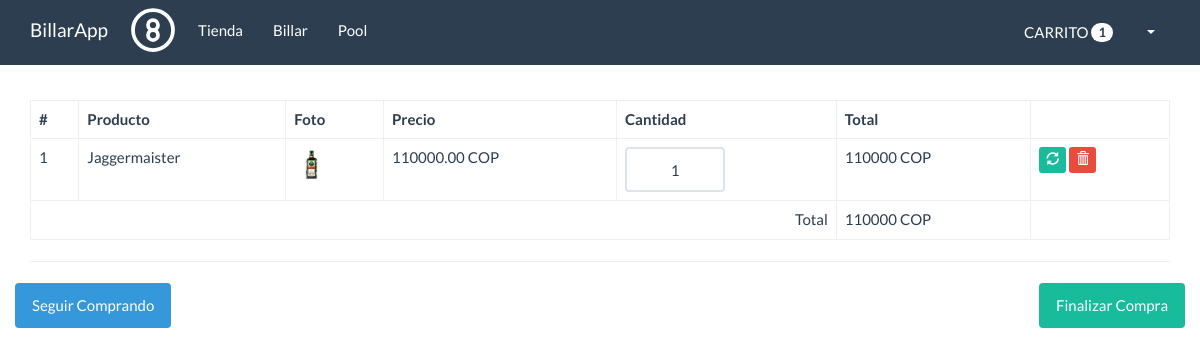
Screenshot of /carrito.php?id=28 with the database file from the repository.
### tables this page shows
CREATE TABLE `productos` (
  `id` int(11) NOT NULL,
  `titulo` varchar(80) NOT NULL,
  `descripcion` varchar(300) NOT NULL,
  `foto` varchar(100) NOT NULL,
  `precio` decimal(10,2) NOT NULL,
  `categoria_id` int(10) NOT NULL,
  `fecha` date NOT NULL,
  `estado` int(11) NOT NULL DEFAULT 1
);

### funciones.php (called while the page is built, shortened)
<?php
function calcularTotal(){
    $total = 0;
    if(isset($_SESSION['carrito'])){
        foreach($_SESSION['carrito'] as $indice => $value){
            $total += $value['precio'] * $value['cantidad'];
        }
    }
    return $total;
}
function cantidadproducto(){
    $cantidad = 0;
    if(isset($_SESSION['carrito'])){
        foreach($_SESSION['carrito'] as $indice => $value){
           $cantidad++;
        }
    }
    return $cantidad;
}

### src/producto.php (called while the page is built, shortened)
<?php
class producto{
    private $cn = null;
    public function __construct(){
        $this->config = parse_ini_file(__DIR__.'/../config.ini') ;
        $this->cn = new \PDO( $this->config['dns'], $this->config['usuario'],$this->config['clave'],array(
            \PDO::MYSQL_ATTR_INIT_COMMAND => 'SET NAMES utf8'
        ));
    }
    public function mostrarPorId($id){
        $sql = "SELECT * FROM `productos` WHERE `id`=:id ";
        $resultado = $this->cn->prepare($sql);
        $_array = array(
            ":id" =>  $id
        );
        if($resultado->execute($_array))
            return $resultado->fetch();
        return false;
    }
}

### carrito.php (the view, shortened to what this page needs)
<?php
require 'funciones.php';
if (isset($_GET['id']) && is_numeric($_GET['id'])) {
    $id = $_GET['id'];
    $producto = new billar\producto;
    $resultado = $producto->mostrarPorId($id);
}
?>
<!DOCTYPE html>
<html lang="en">
<head>
  <link rel="stylesheet" href="assets/css/bootstrap.min.css">
  <link rel="stylesheet" href="assets/css/estilos.css">
</head>
<body>
  <nav class="navbar navbar-default navbar-fixed-top">
    <div class="container">
      <div class="navbar-header">
        <a href="tienda.php">
          </a>
          <a class="navbar-brand" href="tienda.php">BillarApp
          </a>
      </div>
      <div id="navbar" class="navbar-collapse collapse">
        <ul class="nav navbar-nav">
          <li><a href="tienda.php">Tienda</a></li>
          <li><a href="billar.php">Billar</a></li>
          <li><a href="pool.php">Pool</a></li>
        </ul>
        <ul class="nav navbar-nav pull-right">
          <li>
            <a href="carrito.php" class="btn">CARRITO <span class="badge"><?php print cantidadproducto(); ?></span></a>
          </li>
          <li class="dropdown">
            <a href="#" class="dropdown-toggle" data-toggle="dropdown" role="button" aria-haspopup="true" aria-expanded="false"><span class="caret"></span></a>
          </li>
        </ul>
      </div>
    </div>
  </nav>
    <div class="container" id="main">
        <table class="table table-bordered table-hover">
            <thead>
                <tr>
                    <th>#</th>
                    <th>Producto</th>
                    <th>Foto</th>
                    <th>Precio</th>
                    <th>Cantidad</th>
                    <th>Total</th>
                    <th></th>
                </tr>
            </thead>
            <tbody>
                <?php
                if (isset($_SESSION['carrito']) && !empty($_SESSION['carrito'])) {
                    $c = 0;
                    foreach ($_SESSION['carrito'] as $indice => $value) {
                        $c++;
                        $total = $value['precio'] * $value['cantidad'];
                ?>
                        <tr>
                            <form action="actualizar_carrito.php" method="post">
                                <td><?php print $c ?></td>
                                <td><?php print $value['titulo']  ?></td>
                                <td>
                                    <?php
                                    $foto = 'upload/' . $value['foto'];
                                    if (file_exists($foto)) {
                                    ?>
                                        <img src="<?php print $foto; ?>" width="35">
                                    <?php } else { ?>
                                        <img src="assets/imagenes/not-found.jpg" width="35">
                                    <?php } ?>
                                </td>
                                <td><?php print $value['precio']  ?> COP</td>
                                <td>
                                    <input type="text" name="cantidad" class="form-control u-size-100" value="<?php print $value['cantidad'] ?>">
                                </td>
                                <td>
                                    <?php print $total  ?> COP
                                </td>
                                <td>
                                    <button type="submit" class="btn btn-success btn-xs">
                                        <span class="glyphicon glyphicon-refresh"></span>
                                    </button>
                                    <a href="eliminar_carrito.php?id=<?php print $value['id']  ?>" class="btn btn-danger btn-xs">
                                        <span class="glyphicon glyphicon-trash"></span>
                                    </a>
                                </td>
                            </form>
                        </tr>
                    <?php
                    }
                } else {
                    ?>
                    <tr>
                        <td colspan="7">NO HAY PRODUCTOS EN EL CARRITO</td>
                    </tr>
                <?php
                }
                ?>
            </tbody>
            <tfoot>
                <tr>
                    <td colspan="5" class="text-right">Total</td>
                    <td><?php print calcularTotal(); ?> COP</td>
                    <td></td>
                </tr>
            </tfoot>
        </table>
        <hr>
        <?php
        if (isset($_SESSION['carrito']) && !empty($_SESSION['carrito'])) {
        ?>
            <div class="row">
                <div class="pull-left">
                    <a href="tienda.php" class="btn btn-info">Seguir Comprando</a>
                </div>
                <div class="pull-right">
                    <a href="finalizar.php" class="btn btn-success">Finalizar Compra</a>
                </div>
            </div>
        <?php
        }
        ?>
    </div>
</body>
</html>

### assets/css/estilos.css (style rules this page uses)
#main { margin-top: 100px; }
.u-size-100 { width: 100px; text-align: center; }

### rows the page displays
productos: titulo "Jaggermaister", foto (picture), precio "110000.00", cantidad "1", total "110000"

### other values shown
cantidadproducto() "1"
calcularTotal() "110000"
